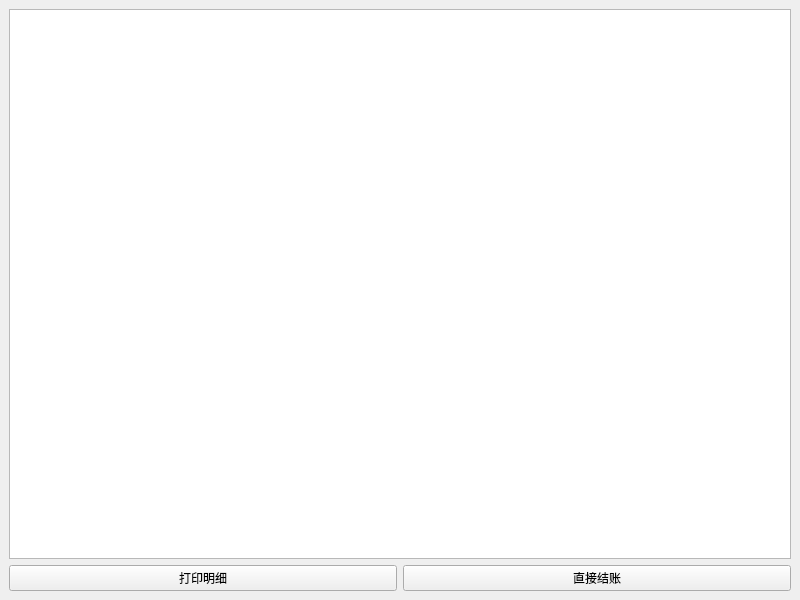
<?xml version="1.0" encoding="UTF-8"?>
<ui version="4.0">
 <class>Billshow</class>
 <widget class="QMainWindow" name="Billshow">
  <property name="geometry">
   <rect>
    <x>0</x>
    <y>0</y>
    <width>800</width>
    <height>600</height>
   </rect>
  </property>
  <property name="windowTitle">
   <string>MainWindow</string>
  </property>
  <widget class="QWidget" name="centralwidget">
   <layout class="QVBoxLayout" name="verticalLayout">
    <item>
     <widget class="QTextBrowser" name="textBrowser"/>
    </item>
    <item>
     <layout class="QHBoxLayout" name="horizontalLayout">
      <item>
       <widget class="QPushButton" name="pushButton">
        <property name="text">
         <string>打印明细</string>
        </property>
       </widget>
      </item>
      <item>
       <widget class="QPushButton" name="pushButton_2">
        <property name="text">
         <string>直接结账</string>
        </property>
       </widget>
      </item>
     </layout>
    </item>
   </layout>
  </widget>
 </widget>
 <resources/>
 <connections/>
</ui>
